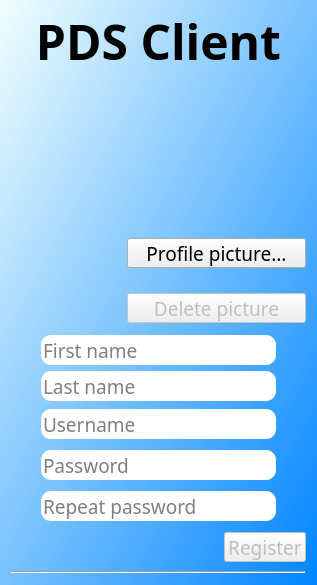
<?xml version="1.0" encoding="UTF-8"?>
<ui version="4.0">
 <class>RegistrationWindow</class>
 <widget class="QDialog" name="RegistrationWindow">
  <property name="geometry">
   <rect>
    <x>0</x>
    <y>0</y>
    <width>335</width>
    <height>579</height>
   </rect>
  </property>
  <property name="font">
   <font>
    <family>Manjari</family>
    <pointsize>14</pointsize>
   </font>
  </property>
  <property name="windowTitle">
   <string>Registration</string>
  </property>
  <property name="windowIcon">
   <iconset resource="IconsClient.qrc">
    <normaloff>:/IconsClient/myicons-pencil.png</normaloff>:/IconsClient/myicons-pencil.png</iconset>
  </property>
  <property name="styleSheet">
   <string notr="true">QDialog#RegistrationWindow{
	background-color: qlineargradient(spread:reflect, x1:1, y1:1, x2:0, y2:0, stop:0 rgba(0, 133, 255, 255), stop:1 rgba(241, 255, 253, 255));
}</string>
  </property>
  <layout class="QVBoxLayout" name="verticalLayout">
   <property name="sizeConstraint">
    <enum>QLayout::SetFixedSize</enum>
   </property>
   <item>
    <widget class="QLabel" name="TitleLabel">
     <property name="sizePolicy">
      <sizepolicy hsizetype="Expanding" vsizetype="Fixed">
       <horstretch>0</horstretch>
       <verstretch>0</verstretch>
      </sizepolicy>
     </property>
     <property name="minimumSize">
      <size>
       <width>0</width>
       <height>60</height>
      </size>
     </property>
     <property name="maximumSize">
      <size>
       <width>16777215</width>
       <height>60</height>
      </size>
     </property>
     <property name="font">
      <font>
       <family>Manjari</family>
       <pointsize>36</pointsize>
       <weight>75</weight>
       <bold>true</bold>
      </font>
     </property>
     <property name="text">
      <string>PDS Client</string>
     </property>
     <property name="alignment">
      <set>Qt::AlignCenter</set>
     </property>
    </widget>
   </item>
   <item alignment="Qt::AlignHCenter">
    <widget class="QLabel" name="SymbolLabel">
     <property name="sizePolicy">
      <sizepolicy hsizetype="Fixed" vsizetype="Fixed">
       <horstretch>0</horstretch>
       <verstretch>0</verstretch>
      </sizepolicy>
     </property>
     <property name="minimumSize">
      <size>
       <width>150</width>
       <height>150</height>
      </size>
     </property>
     <property name="maximumSize">
      <size>
       <width>150</width>
       <height>150</height>
      </size>
     </property>
     <property name="text">
      <string/>
     </property>
     <property name="pixmap">
      <pixmap resource="IconsClient.qrc">:/IconsClient/myicons-pencil.png</pixmap>
     </property>
     <property name="scaledContents">
      <bool>true</bool>
     </property>
    </widget>
   </item>
   <item>
    <layout class="QHBoxLayout" name="horizontalLayout_2">
     <property name="spacing">
      <number>20</number>
     </property>
     <item>
      <widget class="QLabel" name="ProfilePicture">
       <property name="sizePolicy">
        <sizepolicy hsizetype="Fixed" vsizetype="Fixed">
         <horstretch>0</horstretch>
         <verstretch>0</verstretch>
        </sizepolicy>
       </property>
       <property name="minimumSize">
        <size>
         <width>96</width>
         <height>96</height>
        </size>
       </property>
       <property name="maximumSize">
        <size>
         <width>96</width>
         <height>96</height>
        </size>
       </property>
       <property name="toolTip">
        <string>Your profile picture</string>
       </property>
       <property name="frameShape">
        <enum>QFrame::NoFrame</enum>
       </property>
       <property name="text">
        <string/>
       </property>
       <property name="pixmap">
        <pixmap resource="IconsClient.qrc">:/IconsClient/myicons-default-user-image.png</pixmap>
       </property>
       <property name="alignment">
        <set>Qt::AlignCenter</set>
       </property>
      </widget>
     </item>
     <item>
      <layout class="QVBoxLayout" name="verticalLayout_2">
       <item>
        <widget class="QPushButton" name="ProfilePictureButton">
         <property name="minimumSize">
          <size>
           <width>0</width>
           <height>30</height>
          </size>
         </property>
         <property name="maximumSize">
          <size>
           <width>16777215</width>
           <height>30</height>
          </size>
         </property>
         <property name="font">
          <font>
           <family>Manjari</family>
           <pointsize>14</pointsize>
          </font>
         </property>
         <property name="text">
          <string>Profile picture...</string>
         </property>
         <property name="icon">
          <iconset resource="IconsClient.qrc">
           <normaloff>:/IconsClient/myicons-add-image.png</normaloff>:/IconsClient/myicons-add-image.png</iconset>
         </property>
         <property name="iconSize">
          <size>
           <width>20</width>
           <height>20</height>
          </size>
         </property>
        </widget>
       </item>
       <item>
        <widget class="QPushButton" name="DeletePictureButton">
         <property name="enabled">
          <bool>false</bool>
         </property>
         <property name="minimumSize">
          <size>
           <width>0</width>
           <height>30</height>
          </size>
         </property>
         <property name="maximumSize">
          <size>
           <width>16777215</width>
           <height>30</height>
          </size>
         </property>
         <property name="font">
          <font>
           <family>Manjari</family>
           <pointsize>14</pointsize>
          </font>
         </property>
         <property name="text">
          <string>Delete picture</string>
         </property>
         <property name="icon">
          <iconset resource="IconsClient.qrc">
           <normaloff>:/IconsClient/myicons-remove-image.png</normaloff>:/IconsClient/myicons-remove-image.png</iconset>
         </property>
         <property name="iconSize">
          <size>
           <width>20</width>
           <height>20</height>
          </size>
         </property>
        </widget>
       </item>
      </layout>
     </item>
    </layout>
   </item>
   <item>
    <layout class="QGridLayout" name="gridLayout">
     <item row="0" column="1">
      <widget class="QLineEdit" name="NameEdit">
       <property name="minimumSize">
        <size>
         <width>0</width>
         <height>30</height>
        </size>
       </property>
       <property name="maximumSize">
        <size>
         <width>16777215</width>
         <height>30</height>
        </size>
       </property>
       <property name="font">
        <font>
         <family>Manjari</family>
         <pointsize>14</pointsize>
        </font>
       </property>
       <property name="styleSheet">
        <string notr="true">border-radius: 10px</string>
       </property>
       <property name="placeholderText">
        <string>First name</string>
       </property>
      </widget>
     </item>
     <item row="1" column="1">
      <widget class="QLineEdit" name="SurnameEdit">
       <property name="minimumSize">
        <size>
         <width>0</width>
         <height>30</height>
        </size>
       </property>
       <property name="maximumSize">
        <size>
         <width>16777215</width>
         <height>30</height>
        </size>
       </property>
       <property name="font">
        <font>
         <family>Manjari</family>
         <pointsize>14</pointsize>
        </font>
       </property>
       <property name="styleSheet">
        <string notr="true">border-radius: 10px</string>
       </property>
       <property name="placeholderText">
        <string>Last name</string>
       </property>
      </widget>
     </item>
     <item row="2" column="0">
      <widget class="QPushButton" name="InfoUsername">
       <property name="maximumSize">
        <size>
         <width>24</width>
         <height>16777215</height>
        </size>
       </property>
       <property name="cursor">
        <cursorShape>PointingHandCursor</cursorShape>
       </property>
       <property name="text">
        <string/>
       </property>
       <property name="icon">
        <iconset resource="IconsClient.qrc">
         <normaloff>:/IconsClient/myicons-help.png</normaloff>:/IconsClient/myicons-help.png</iconset>
       </property>
       <property name="iconSize">
        <size>
         <width>24</width>
         <height>24</height>
        </size>
       </property>
       <property name="flat">
        <bool>true</bool>
       </property>
      </widget>
     </item>
     <item row="2" column="1">
      <widget class="QLineEdit" name="UsernameEdit">
       <property name="minimumSize">
        <size>
         <width>0</width>
         <height>30</height>
        </size>
       </property>
       <property name="maximumSize">
        <size>
         <width>16777215</width>
         <height>30</height>
        </size>
       </property>
       <property name="font">
        <font>
         <family>Manjari</family>
         <pointsize>14</pointsize>
        </font>
       </property>
       <property name="styleSheet">
        <string notr="true">border-radius: 10px</string>
       </property>
       <property name="placeholderText">
        <string>Username</string>
       </property>
      </widget>
     </item>
     <item row="2" column="2">
      <widget class="QPushButton" name="CorrectUsername">
       <property name="maximumSize">
        <size>
         <width>24</width>
         <height>16777215</height>
        </size>
       </property>
       <property name="text">
        <string/>
       </property>
       <property name="iconSize">
        <size>
         <width>24</width>
         <height>24</height>
        </size>
       </property>
       <property name="flat">
        <bool>true</bool>
       </property>
      </widget>
     </item>
     <item row="3" column="0">
      <widget class="QPushButton" name="InfoPassword">
       <property name="maximumSize">
        <size>
         <width>24</width>
         <height>16777215</height>
        </size>
       </property>
       <property name="cursor">
        <cursorShape>PointingHandCursor</cursorShape>
       </property>
       <property name="text">
        <string/>
       </property>
       <property name="icon">
        <iconset resource="IconsClient.qrc">
         <normaloff>:/IconsClient/myicons-help.png</normaloff>:/IconsClient/myicons-help.png</iconset>
       </property>
       <property name="iconSize">
        <size>
         <width>24</width>
         <height>24</height>
        </size>
       </property>
       <property name="flat">
        <bool>true</bool>
       </property>
      </widget>
     </item>
     <item row="3" column="1">
      <widget class="QLineEdit" name="PasswordEdit">
       <property name="minimumSize">
        <size>
         <width>0</width>
         <height>30</height>
        </size>
       </property>
       <property name="maximumSize">
        <size>
         <width>16777215</width>
         <height>30</height>
        </size>
       </property>
       <property name="font">
        <font>
         <family>Manjari</family>
         <pointsize>14</pointsize>
        </font>
       </property>
       <property name="styleSheet">
        <string notr="true">border-radius: 10px</string>
       </property>
       <property name="echoMode">
        <enum>QLineEdit::Password</enum>
       </property>
       <property name="placeholderText">
        <string>Password</string>
       </property>
      </widget>
     </item>
     <item row="3" column="2">
      <widget class="QPushButton" name="CorrectPassword">
       <property name="maximumSize">
        <size>
         <width>24</width>
         <height>16777215</height>
        </size>
       </property>
       <property name="text">
        <string/>
       </property>
       <property name="iconSize">
        <size>
         <width>24</width>
         <height>24</height>
        </size>
       </property>
       <property name="flat">
        <bool>true</bool>
       </property>
      </widget>
     </item>
     <item row="4" column="1">
      <widget class="QLineEdit" name="RepeatPasswordEdit">
       <property name="minimumSize">
        <size>
         <width>0</width>
         <height>30</height>
        </size>
       </property>
       <property name="maximumSize">
        <size>
         <width>16777215</width>
         <height>30</height>
        </size>
       </property>
       <property name="font">
        <font>
         <family>Manjari</family>
         <pointsize>14</pointsize>
        </font>
       </property>
       <property name="styleSheet">
        <string notr="true">border-radius: 10px</string>
       </property>
       <property name="echoMode">
        <enum>QLineEdit::Password</enum>
       </property>
       <property name="placeholderText">
        <string>Repeat password</string>
       </property>
      </widget>
     </item>
     <item row="4" column="2">
      <widget class="QPushButton" name="CorrectRepeatPassword">
       <property name="maximumSize">
        <size>
         <width>24</width>
         <height>16777215</height>
        </size>
       </property>
       <property name="text">
        <string/>
       </property>
       <property name="iconSize">
        <size>
         <width>24</width>
         <height>24</height>
        </size>
       </property>
       <property name="flat">
        <bool>true</bool>
       </property>
      </widget>
     </item>
    </layout>
   </item>
   <item>
    <layout class="QHBoxLayout" name="horizontalLayout">
     <property name="spacing">
      <number>165</number>
     </property>
     <property name="leftMargin">
      <number>0</number>
     </property>
     <item alignment="Qt::AlignLeft">
      <widget class="QPushButton" name="BackButton">
       <property name="maximumSize">
        <size>
         <width>48</width>
         <height>16777215</height>
        </size>
       </property>
       <property name="toolTip">
        <string>&lt;html&gt;&lt;head/&gt;&lt;body&gt;&lt;p&gt;Go back to the login window&lt;/p&gt;&lt;/body&gt;&lt;/html&gt;</string>
       </property>
       <property name="text">
        <string/>
       </property>
       <property name="icon">
        <iconset resource="IconsClient.qrc">
         <normaloff>:/IconsClient/myicons-back.png</normaloff>:/IconsClient/myicons-back.png</iconset>
       </property>
       <property name="iconSize">
        <size>
         <width>36</width>
         <height>36</height>
        </size>
       </property>
       <property name="flat">
        <bool>true</bool>
       </property>
      </widget>
     </item>
     <item alignment="Qt::AlignRight">
      <widget class="QPushButton" name="RegisterButton">
       <property name="enabled">
        <bool>false</bool>
       </property>
       <property name="maximumSize">
        <size>
         <width>100</width>
         <height>30</height>
        </size>
       </property>
       <property name="font">
        <font>
         <family>Manjari</family>
         <pointsize>14</pointsize>
        </font>
       </property>
       <property name="text">
        <string>Register</string>
       </property>
       <property name="icon">
        <iconset resource="IconsClient.qrc">
         <normaloff>:/IconsClient/myicons-login.png</normaloff>:/IconsClient/myicons-login.png</iconset>
       </property>
       <property name="iconSize">
        <size>
         <width>20</width>
         <height>20</height>
        </size>
       </property>
       <property name="default">
        <bool>true</bool>
       </property>
      </widget>
     </item>
    </layout>
   </item>
   <item>
    <widget class="Line" name="line">
     <property name="orientation">
      <enum>Qt::Horizontal</enum>
     </property>
    </widget>
   </item>
  </layout>
 </widget>
 <tabstops>
  <tabstop>NameEdit</tabstop>
  <tabstop>SurnameEdit</tabstop>
  <tabstop>UsernameEdit</tabstop>
  <tabstop>PasswordEdit</tabstop>
  <tabstop>RepeatPasswordEdit</tabstop>
  <tabstop>RegisterButton</tabstop>
 </tabstops>
 <resources>
  <include location="IconsClient.qrc"/>
 </resources>
 <connections/>
</ui>
